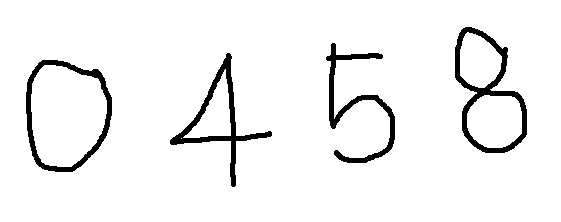
#> input picture 3week/0458.png, 561 x 222 px
$ jupyter execute --allow-errors ML_02_01_Classfication_kNN_LAB.ipynb   (shell and % lines are left out)
#> lines starting #> are read from the running program, lines starting #| are printed output that depends on the picture; after the words box and inside, x2 and y2 are one past the last pixel; in counts of white or black regions, pixels touching at a corner belong together
## ML Part 2-1. Classfication - kNN, GridSearchCV

## 1.kNN (k-Nearest Neighbors)
- 지도 학습
- 주어진 이웃의 개수(k) 만큼 가까운 멤버들과 비교하여 판단하는 방법
  - 개수로 인한 원 안에 새로운 데이터와 가까운 요소의 갯수를 비교
  - 거리 측정 알고리즘 : 유클리드, 맨하튼, Minkowski 거리 등
  - k 값에 따라 소속되는 그룹이 달라질 수 있음
- 데이터의 분포와 상관 없이 사용할 수 있음
- 스케일링이 중요함

- 출처 : ```https://www.kdnuggets.com/2020/11/most-popular-distance-metrics-knn.html```  (다양한 읽을 거리 있음)

### 1-01. Distance Metric - 그림으로 이해
- 'Minkowski' : p=1 이면 'Manhattan' 거리, p=2 면 'Euclidean' 거리
- 암기법 : 1 Man, 2 E

- 출처 : ```https://subscription.packtpub.com/book/big_data_and_business_intelligence/9781785882104/6/ch06lvl1sec40/measuring-distance-or-similarity```

### 1-02. Distance Metric - sklearn API

[cell 1]
from sklearn.neighbors import DistanceMetric

[cell 2]
# 두 개의 점[(0,0), (5,5)]을 준비하고, 그래프를 그려 확인한다

import matplotlib.pyplot as plt
import numpy as np
x = np.array([[0,0],
              [5,5]])

plt.figure(figsize=(4,4))
plt.xlim(-1, 6)
plt.ylim(-1, 6)
plt.plot(x[:,0], x[:,1], 'ro')
plt.grid(True)
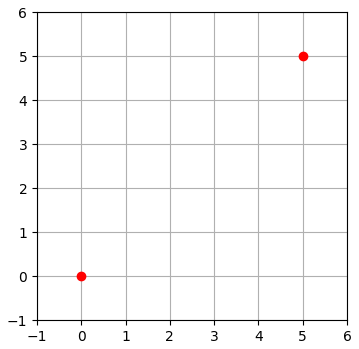
#> figure drawn by matplotlib, 1 panel

#> (a cell that did not finish here is left out)

#> (a cell that did not finish here is left out)

#> (a cell that did not finish here is left out)

#> (a cell that did not finish here is left out)

[cell 7]
import pandas as pd

# 5 차원, 3개의 data
x = [[0,1,2,3,4],
     [3,4,5,6,7],
     [4,5,6,7,8]]
df = pd.DataFrame(x)
display(df)
d01 = [ abs(a-b) for a, b in zip(df.loc[0,:], df.loc[1,:]) ]
d02 = [ abs(a-b) for a, b in zip(df.loc[0,:], df.loc[2,:]) ]
sum(d01), sum(d02)

#> (a cell that did not finish here is left out)

#> (a cell that did not finish here is left out)

## 2.가상 데이터 만들어 kNN 수행

### 2-01. 가상 dataset 만들기
- sklearn.datasets
- 가상 데이터 만들기 : make_XXX()
   - 필요에 따라 랜덤한 숫자로 원하는 분포의 가상 데이터 생성
   - make_moons() : 태극 문양 분포의 데이터 생성
   - make_blobs() : 군집을 위한 데이터 무작위 생성
   - make_classification() : 분류를 위한 데이터 생성

- sklearn.datasets.make_classification()
   - n_samples=100 : 표본 데이터의 수
   - n_features=20 : 독립 변수의 수(전체 Feature의 수)
   - n_informative=2 : 독립변수 중 종속변수와 상관 관계가 있는 성분의 수
   - n_redundent=2 : 독립변수 중 다른 독립 변수의 선형 조합으로 나타나는 성분의 수
   - n_repeated=0 : 독립변수 중 단순 중복된 성분의 수
   - n_classes=2 : 종속 변수의 클래스 수
   - n_clusters_per_class=2 : 클래스 당 클러스터의 수
   - weights=None : 각 클래스에 할당된 표본 수
   - flip_y=0.01 : 클래스가 임의로 교환되는 샘플의 일부, 라벨에 노이즈를 생성하여 분류를 어렵게 만듦
- https://scikit-learn.org/stable/modules/generated/sklearn.datasets.make_classification.html

[cell 10]
from sklearn.datasets import make_blobs

#분류용 가상 데이터 생성, 등방성 가우시안 정규분포를 이용
#인수: n_samples: 표본 수 디폴트 100, n_features: 독립 변수의 수 디폴트 20
#      centers: 생성할 클러스터의 수 혹은 센터 디폴트 3 -> [cent, n_feature]크기 배열
#      random_state: 일종의 seed
#      X: 독립변수 [nsamp, nfea], y: 종속변수: [xsamp]
X, y = make_blobs(centers=2, random_state=4, n_samples=30)
list(zip(X, y))[:5]

[cell 11]
import pandas as pd
x1 = pd.DataFrame(X[y==0])
display(x1.mean(), x1.median(), x1.std())
print()
x2 = pd.DataFrame(X[y==1])
display(x2.mean(), x2.median(), x2.std())

[cell 12]
import matplotlib.pyplot as plt
plt.scatter(X[y == 0],X[y == 1])
plt.show()
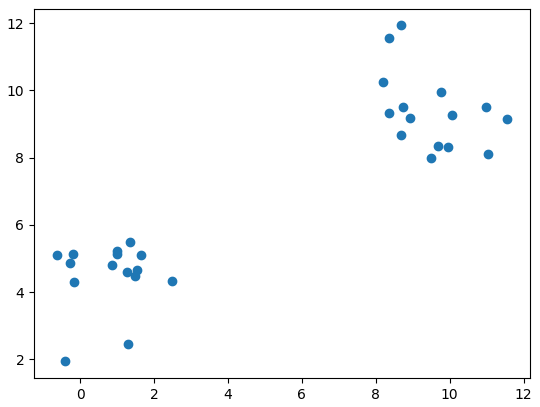
#> figure drawn by matplotlib, 1 panel

[cell 13]
from sklearn.datasets import make_classification

# 50개 샘플, 2개의 독립변수, 2개의 클래스, seed(0), 다른 독립변수의 선형 조합으로 나타나는 성분 없음
X, y = make_classification(n_samples=50, n_features=2, n_classes=2, random_state=0, n_redundant=0)

list(zip(X, y))[:5]

[cell 14]
# y에서 값이 0인 것을 red, 1인 것을 blue로 나눔
red  = X[y==0]
blue = X[y==1]

### 2-02. kNN 수행하기
- sklearn.neighbors.KNeighborsClassifier
   - https://scikit-learn.org/stable/modules/generated/sklearn.neighbors.KNeighborsClassifier.html
   - 거리를 구하는 방법을 선택할 수 있음, 기본은 'minkowski', p=2 로 'euclidean' 거리, p=1 이면 'Manhattan' 거리
   - knn = KNeighborsClassifier(K)
   - knn.fit() : Fit the model using X as training data and y as target values
   - knn.predict() : Predict the class labels for the provided data

[cell 15]
from sklearn.neighbors import KNeighborsClassifier
# algorithm=KD tree, Ball tree, leaf_size=30, (metric='minkowski',p=2,)=> Euc-dist
# metric_params=None, n_jobs=None, n_neighbors=3,
# weights='uniform'
knn = KNeighborsClassifier()
#print(knn.get_params.__doc__)
#print(knn.set_params.__doc__)
print(knn.get_params(deep=True))

[cell 16]
from sklearn.neighbors import KNeighborsClassifier
import numpy as np
import matplotlib.pyplot as plt
import warnings   # Suppress Deprecation and Incorrect Usage Warnings
warnings.filterwarnings('ignore')

# 새로운 점 표시
#np.random.seed(1)
#new = np.random.randn(1, 2)
new = np.array([[2, 0]])
print(f'new data : {new}')
#  그래프 그리기
plt.figure(figsize=(8, 5))
plt.plot(red[:,0],  red[:,1], 'r^')
plt.plot(blue[:,0], blue[:,1], 'bo')
plt.plot(new[:,0],  new[:,1], 'gs')

knn = KNeighborsClassifier(3, p = 1) # metric_params={'p':1})
knn.fit(X, y)
pred = knn.predict(new)
print('predicted :',pred)
plt.annotate('red' if pred ==0 else 'blue', xy=new[0], xytext=new[0], fontsize=16, color='black')
plt.show()
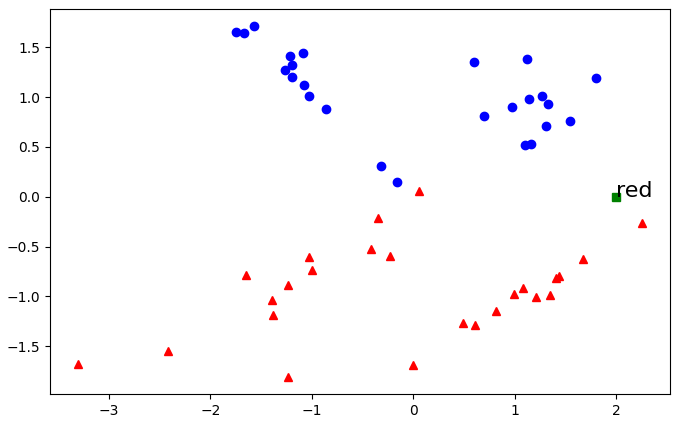
#> figure drawn by matplotlib, 1 panel

## 3.kNN 손글씨 숫자 분류

### 3-01. 데이터 세트 가져오기

[cell 17]
from sklearn.datasets import load_digits

# 손글씨 데이터세트 가져오기
digits = load_digits()
digits.keys()

[cell 18]
# images의 shape 확인하기
digits.images.shape

[cell 19]
import matplotlib.pyplot as plt
# plt.imshow를 사용하여 그림 확인하기
plt.subplot(1, 2, 1)
plt.imshow(digits.images[0], cmap='gray')
plt.title(digits.target[0])
plt.subplot(1, 2, 2)
plt.imshow(digits.images[100], cmap='gray')
plt.title(digits.target[100])
plt.show()
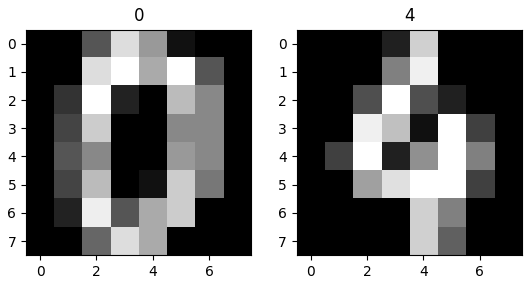
#> figure drawn by matplotlib, 2 panels

[cell 20]
# digits.images shape 다시 확인
display(digits.images.shape, digits.images[0].shape, digits.images[0])

[cell 21]
# digits.data의 shape 확인
display(digits.data.shape, digits.data[0].shape, digits.data[0])

[cell 22]
# digits.data, digits.images 두 가지는 shape만 다를뿐 같은 데이터!
np.all(digits.data[0] == digits.images[0].reshape(-1))

### 3-02. 데이터 세트 분할 및 모델 적용

[cell 23]
from sklearn.model_selection import train_test_split
from sklearn.neighbors import KNeighborsClassifier

# Train, Test 셋 분리, 0.75 : 0.25 분리 사용 (default)
X_train, X_test, y_train, y_test = train_test_split(digits.data, digits.target)

# k가 3인 knn 분류기 생성
knn = KNeighborsClassifier(3)

# knn 에 Train set 전달하여 모델 생성
knn.fit(X_train, y_train)

# knn 모델에 Test set 적용하여 예측치 얻기
pred = knn.predict(X_test)

### 3-03. 모델 평가
- 분류 모델에 대한 평가 방법은 Logistic Regression에서 학습
- accuracy(정확도)는 전체에서 올바르게 예측한 비율을 의미함

[cell 24]
import numpy as np
dataCnt = y_test.shape[0]
successCnt = np.sum(y_test == pred)
successPercent = np.mean(y_test == pred)
print(f'총 {dataCnt}개 중 {successCnt}개 분류 성공! {successPercent*100:.2}%')

[cell 25]
# knn의 score 사용 - test set을 사용함
knn.score(X_test, y_test)

[cell 26]
# sklearn에서 제공하는 metrics 사용 - test결과와, 모델에서 예측한 결과를 사용함
from sklearn.metrics import accuracy_score
accuracy_score(y_test, pred)

[cell 27]
# k를 1 ~ 9 로 변경하면서 정확도(Accuracy)를 알아봄
for k in range(1, 10):
    knn = KNeighborsClassifier(k)
    knn.fit(X_train, y_train)
    acc= knn.score(X_test, y_test)
    print(f'k: {k}, acc:{acc:.3f}')

## 4.GridSearchCV로 파라미터 튜닝
- 최적의 파라미터 튜닝
- sklearn.model_selection.GridSearchCV(estimator, param_grid)
  - estimator : estimator object
  - param_grid : dict, estimetor 튜닝을 위해 시도할 파라미터 이름과 값
  - cv : cross validation, the default 5-fold cross validation

- https://scikit-learn.org/stable/modules/generated/sklearn.model_selection.GridSearchCV.html

[cell 28]
from sklearn.model_selection import GridSearchCV
import pandas as pd
from sklearn.neighbors import KNeighborsClassifier

knn = KNeighborsClassifier()
cv = GridSearchCV(estimator=knn, param_grid={'n_neighbors': range(1, 10)}, cv=5)
cv.fit(X_train, y_train)
print('best param:', cv.best_params_)

estimator = cv.best_estimator_
print(estimator.score(X_test, y_test))
display(pd.DataFrame(cv.cv_results_).iloc[:, [4, 6, 7, 8, 9, 10]])

## 5.kNN 손글씨 숫자 분류 실습 - 직접 쓴 숫자 인식하기

#> (a cell that did not finish here is left out)

[cell 30]
# 준비된 손글씨 이미지 다운로드

[cell 31]
# 다운로드 받은 손글씨 이미지(0458.png) 확인
import cv2
import matplotlib.pyplot as plt

image = cv2.imread('0458.png')
#> image is the input picture: shape (222, 561, 3); 94.5% white; 4 black regions, box (x1, y1, x2, y2) and area: (455, 27, 527, 153) 1925, (170, 53, 272, 187) 1678, (26, 60, 112, 172) 1625, (326, 43, 395, 163) 1569
plt.imshow(image)

[cell 32]
# 위의 GridSearchCV 의 결과로 찾은 best params k=1 값을 사용하여 knn 모델 생성
from sklearn.neighbors import KNeighborsClassifier
knn = KNeighborsClassifier(n_neighbors=1)
knn.fit(digits.data, digits.target)

[cell 33]
# img2data.py 다운로드

[cell 34]
# knn 모델에서 사용한 데이터 특성 조사
X_train.max(), X_train.min()

[cell 35]
# 손글씨 이미지를 knn 모델에서 사용할 수 있는 형태로 만들어서 사용
import img2data
import cv2

image = cv2.imread('0458.png')
# 손글씨 이미지에서 숫자를 찾아 8*8 이미지로 저장
#> (the rest of this cell did not finish here and is left out)

[cell 36]
import numpy as np
import img2data
import cv2

image = cv2.imread('0458.png')
# 손글씨 이미지에서 숫자를 찾아 8*8 이미지로 저장
#> (the rest of this cell did not finish here and is left out)

## 6.유방암 예제

### 6-01. 데이터 세트 가져오기
- 유방암 데이터 세트에 대해 가져와 살펴본다

[cell 37]
from sklearn.datasets import load_breast_cancer

cancer = load_breast_cancer()

[cell 38]
cancer.keys()

[cell 39]
cancer.data.shape

[cell 40]
# train data
cancer.data[:2]

[cell 41]
#label
cancer.target[:5]

[cell 42]
cancer.target_names  # 악성, 양성

[cell 43]
cancer.feature_names.shape

[cell 44]
np.bincount(cancer.target)

[cell 45]
list(zip(cancer.target_names, np.bincount(cancer.target)))

[cell 46]
import numpy as np

{n:v  for n, v in zip(cancer.target_names, np.bincount(cancer.target))}

[cell 47]
np.bincount(cancer.target)

[cell 48]
print(cancer.feature_names)

[cell 49]
cancer['data'].shape

### 6-02. 데이터 세트 분할, 모델적용
- train과 test의 차이가 작은 것이 좋음

[cell 50]
from sklearn.model_selection  import train_test_split
from sklearn.neighbors import KNeighborsClassifier
import matplotlib.pyplot as plt

#> (a cell that did not finish here is left out)

[cell 52]
n = range(1, 11)
training_accuracy = []
test_accuracy = []
for nn in n:
    clf = KNeighborsClassifier(n_neighbors=nn)
    clf.fit(X_train, y_train)
    training_accuracy.append(clf.score(X_train, y_train))
    test_accuracy.append(clf.score(X_test, y_test))

[cell 53]
plt.plot(n, training_accuracy, label='train accuracy')
plt.plot(n, test_accuracy, label='test accuracy')
plt.ylabel('Accuracy')
plt.xlabel('n_neighbors')
plt.legend()
plt.show()
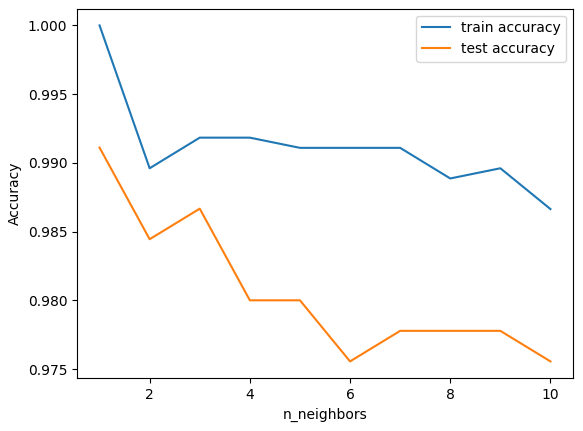
#> figure drawn by matplotlib, 1 panel; curve peaks at x = 1, y = 1; curve peaks at x = 1, y = 0.991
